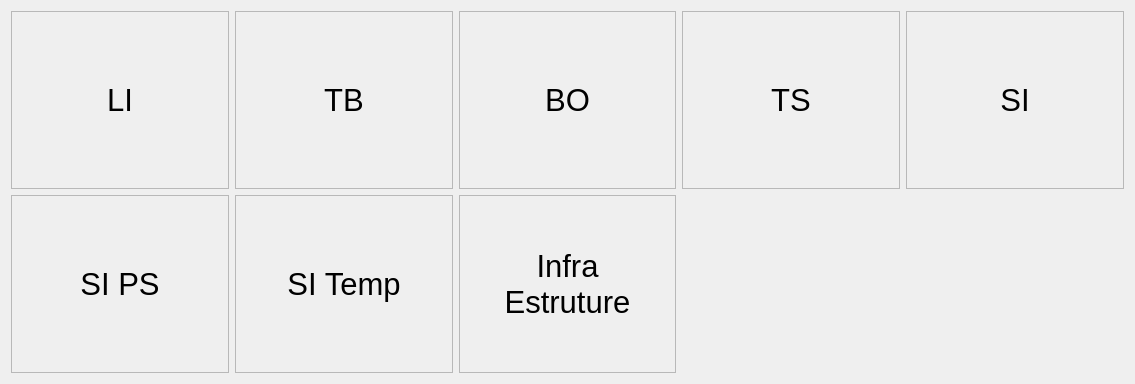
     <widget class="QWidget" name="scrollAreaWidgetContents">
      <property name="geometry">
       <rect>
        <x>0</x>
        <y>0</y>
        <width>1135</width>
        <height>384</height>
       </rect>
      </property>
      <layout class="QGridLayout" name="gridLayout_10">
       <item row="0" column="1">
        <widget class="PyDMLabel" name="alarmltb">
         <property name="minimumSize">
          <size>
           <width>150</width>
           <height>150</height>
          </size>
         </property>
         <property name="font">
          <font>
           <pointsize>23</pointsize>
          </font>
         </property>
         <property name="toolTip">
          <string/>
         </property>
         <property name="frameShape">
          <enum>QFrame::StyledPanel</enum>
         </property>
         <property name="frameShadow">
          <enum>QFrame::Sunken</enum>
         </property>
         <property name="lineWidth">
          <number>1</number>
         </property>
         <property name="text">
          <string>TB</string>
         </property>
         <property name="alignment">
          <set>Qt::AlignCenter</set>
         </property>
        </widget>
       </item>
       <item row="2" column="1">
        <widget class="PyDMLabel" name="alarmsitemp">
         <property name="minimumSize">
          <size>
           <width>150</width>
           <height>150</height>
          </size>
         </property>
         <property name="font">
          <font>
           <pointsize>23</pointsize>
          </font>
         </property>
         <property name="toolTip">
          <string/>
         </property>
         <property name="frameShape">
          <enum>QFrame::StyledPanel</enum>
         </property>
         <property name="frameShadow">
          <enum>QFrame::Sunken</enum>
         </property>
         <property name="lineWidth">
          <number>1</number>
         </property>
         <property name="text">
          <string>SI Temp</string>
         </property>
         <property name="alignment">
          <set>Qt::AlignCenter</set>
         </property>
        </widget>
       </item>
       <item row="0" column="0">
        <widget class="PyDMLabel" name="alarmlinac">
         <property name="minimumSize">
          <size>
           <width>0</width>
           <height>150</height>
          </size>
         </property>
         <property name="font">
          <font>
           <pointsize>23</pointsize>
          </font>
         </property>
         <property name="toolTip">
          <string>&lt;html&gt;&lt;head/&gt;&lt;body&gt;&lt;p&gt;&lt;br/&gt;&lt;/p&gt;&lt;/body&gt;&lt;/html&gt;</string>
         </property>
         <property name="frameShape">
          <enum>QFrame::StyledPanel</enum>
         </property>
         <property name="text">
          <string>LI</string>
         </property>
         <property name="alignment">
          <set>Qt::AlignCenter</set>
         </property>
        </widget>
       </item>
       <item row="0" column="4">
        <widget class="PyDMLabel" name="alarmsi">
         <property name="minimumSize">
          <size>
           <width>150</width>
           <height>150</height>
          </size>
         </property>
         <property name="font">
          <font>
           <pointsize>23</pointsize>
          </font>
         </property>
         <property name="toolTip">
          <string/>
         </property>
         <property name="frameShape">
          <enum>QFrame::StyledPanel</enum>
         </property>
         <property name="frameShadow">
          <enum>QFrame::Sunken</enum>
         </property>
         <property name="lineWidth">
          <number>1</number>
         </property>
         <property name="text">
          <string>SI</string>
         </property>
         <property name="alignment">
          <set>Qt::AlignCenter</set>
         </property>
        </widget>
       </item>
       <item row="2" column="0">
        <widget class="PyDMLabel" name="alarmsips">
         <property name="minimumSize">
          <size>
           <width>150</width>
           <height>150</height>
          </size>
         </property>
         <property name="font">
          <font>
           <pointsize>23</pointsize>
          </font>
         </property>
         <property name="toolTip">
          <string/>
         </property>
         <property name="frameShape">
          <enum>QFrame::StyledPanel</enum>
         </property>
         <property name="frameShadow">
          <enum>QFrame::Sunken</enum>
         </property>
         <property name="lineWidth">
          <number>1</number>
         </property>
         <property name="text">
          <string>SI PS</string>
         </property>
         <property name="alignment">
          <set>Qt::AlignCenter</set>
         </property>
        </widget>
       </item>
       <item row="0" column="2">
        <widget class="PyDMLabel" name="alarmbo">
         <property name="minimumSize">
          <size>
           <width>150</width>
           <height>150</height>
          </size>
         </property>
         <property name="font">
          <font>
           <pointsize>23</pointsize>
          </font>
         </property>
         <property name="toolTip">
          <string/>
         </property>
         <property name="frameShape">
          <enum>QFrame::StyledPanel</enum>
         </property>
         <property name="frameShadow">
          <enum>QFrame::Sunken</enum>
         </property>
         <property name="lineWidth">
          <number>1</number>
         </property>
         <property name="midLineWidth">
          <number>0</number>
         </property>
         <property name="text">
          <string>BO</string>
         </property>
         <property name="alignment">
          <set>Qt::AlignCenter</set>
         </property>
        </widget>
       </item>
       <item row="2" column="2">
        <widget class="PyDMLabel" name="alarmdiag">
         <property name="minimumSize">
          <size>
           <width>150</width>
           <height>150</height>
          </size>
         </property>
         <property name="font">
          <font>
           <pointsize>23</pointsize>
          </font>
         </property>
         <property name="toolTip">
          <string/>
         </property>
         <property name="frameShape">
          <enum>QFrame::StyledPanel</enum>
         </property>
         <property name="frameShadow">
          <enum>QFrame::Sunken</enum>
         </property>
         <property name="lineWidth">
          <number>1</number>
         </property>
         <property name="text">
          <string>Infra
Estruture</string>
         </property>
         <property name="alignment">
          <set>Qt::AlignCenter</set>
         </property>
        </widget>
       </item>
       <item row="0" column="3">
        <widget class="PyDMLabel" name="alarmlts">
         <property name="minimumSize">
          <size>
           <width>150</width>
           <height>150</height>
          </size>
         </property>
         <property name="font">
          <font>
           <pointsize>23</pointsize>
          </font>
         </property>
         <property name="toolTip">
          <string/>
         </property>
         <property name="frameShape">
          <enum>QFrame::StyledPanel</enum>
         </property>
         <property name="frameShadow">
          <enum>QFrame::Sunken</enum>
         </property>
         <property name="lineWidth">
          <number>1</number>
         </property>
         <property name="text">
          <string>TS</string>
         </property>
         <property name="alignment">
          <set>Qt::AlignCenter</set>
         </property>
        </widget>
       </item>
      </layout>
     </widget>
